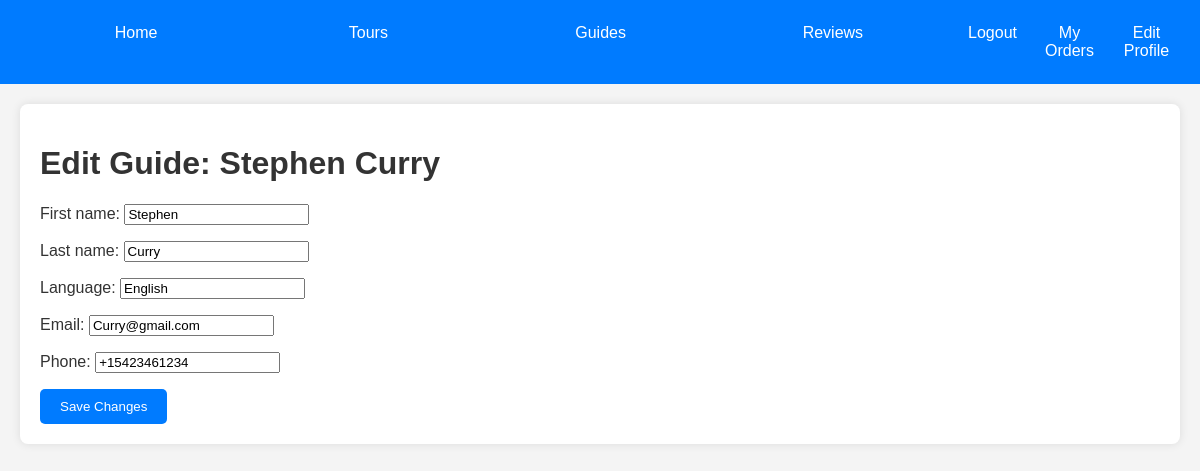
/tours/guides/4/edit/ (signed in), run on the app's committed database.
### tours/models.py (models this page shows, shortened)
class Guide(models.Model):
    first_name = models.CharField(max_length = 30)
    last_name = models.CharField(max_length=30)
    language = models.CharField(max_length=30)
    email = models.EmailField(unique=True)
    phone = models.CharField(max_length=15)

### tours/views.py (the view)
# urls.py: path('guides/<int:guide_id>/edit/', views.edit_guide, name='edit_guide'),
@login_required
def edit_guide(request, guide_id):
    guide = get_object_or_404(Guide, id=guide_id)
    if request.method == 'POST':
        form = GuideForm(request.POST, instance=guide)
        if form.is_valid():
            form.save()
            return redirect('guide_list')
    else:
        form = GuideForm(instance=guide)
    return render(request, 'guides/edit_guide.html', {'form': form, 'guide': guide})

### tours/forms.py
class GuideForm(forms.ModelForm):
    class Meta:
        model = Guide
        fields = ['first_name', 'last_name', 'language', 'email', 'phone']

### tours/templates/guides/edit_guide.html (shortened to what this page needs)
{% extends 'base.html' %}
{% block content %}
    <h1>Edit Guide: {{ guide.first_name }} {{ guide.last_name }}</h1>
    <form method="post" action="">
        {{ form.as_p }}
        <button type="submit" class="button">Save Changes</button>
    </form>
{% endblock %}

### tours/templates/base.html (style rules this page uses)
body { font-family: Arial, sans-serif; margin: 0; padding: 0; background-color: #f4f4f4; color: #333; }
.button { background-color: #007bff; color: white; border: none; padding: 10px 20px; border-radius: 5px; cursor: pointer; transition: background-color 0.3s; }

### data on the page
Guide: first_name "Stephen", last_name "Curry", language "English", email "Curry@gmail.com", phone "+15423461234"
